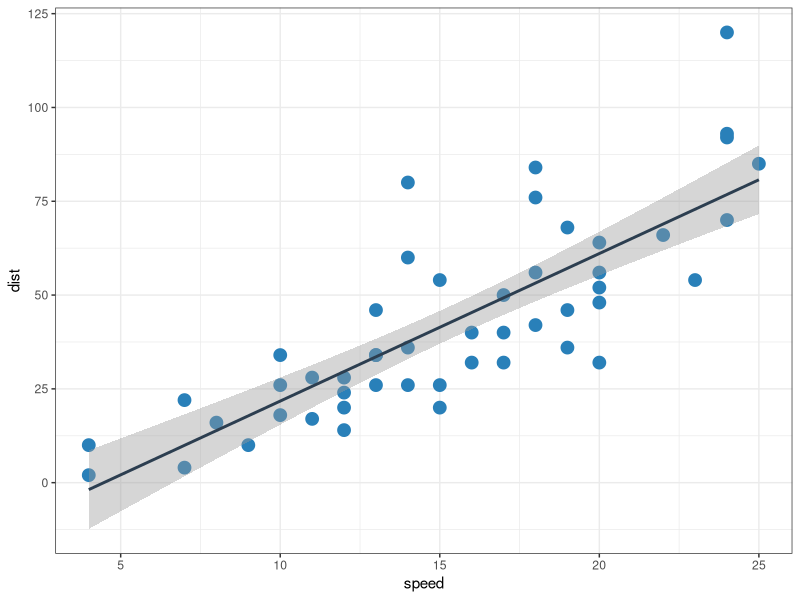
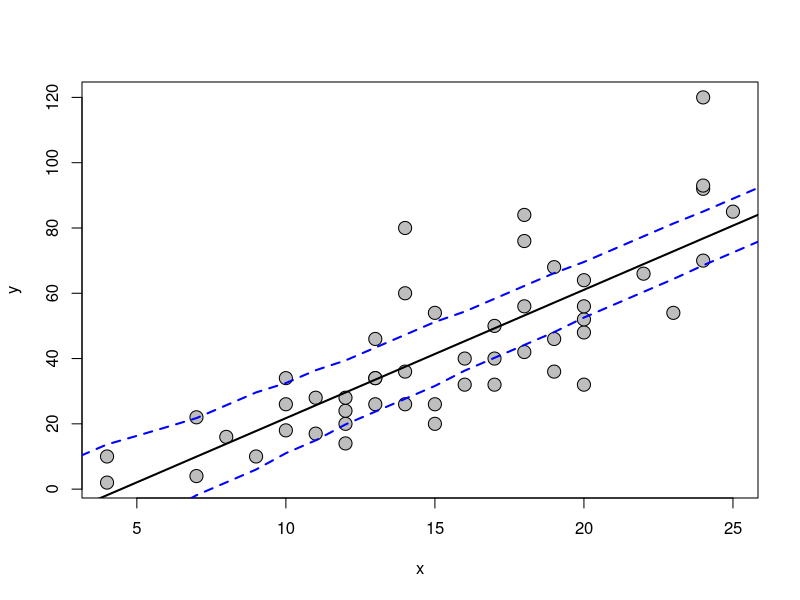

Reproduce these figures in R, in order.
# On the simple linear regression problem
# Conduct a test for H0: beta1 = 0
# Construct a confidence interval for mu(x*) = beta0 + beta1X*
# Construct a confidence interval for 
#  delta = mu(x*) - mu(x**) for some x* and x**


n <- 100
p <- 2
beta0 <- 1
beta1 <- 0
x <- rnorm(n, mean = 10, sd = 1)
epsilon <- rnorm(n, mean = 0, sd = 1)
y <- beta0 + beta1*x + epsilon

fit <- lm(y ~ x)
summary(fit)


# Cars Data:
library(ggplot2)
data("cars")

# Visualize:
ggplot(cars, aes(x=speed, y=dist)) + 
  geom_point(color='#2980B9', size = 4) + 
  geom_smooth(method=lm, color='#2C3E50') +
  theme_bw()

# Fit a linear regression model:
cars.lm <- lm(dist ~ speed, data = cars)
summary(cars.lm)

beta1.hat <- cars.lm$coefficients[2]
fitted <- cars.lm$fitted.values
R1 <- cars$dist - fitted
RSS1 <- t(R1) %*% R1                         # SSE
sigma2.hat <- RSS1/(length(cars$dist) - 2)   # MSE

xbar <- mean(cars$speed)
sum(cars$speed^2) - length(cars$dist)*(xbar)^2
#var(cars$speed)*(length(cars$dist) - 1)

alpha <- 0.05
tcrit <- qt(alpha/2, df = length(cars$dist) - 2, lower.tail = FALSE)
se <- sqrt(sigma2.hat/(sum(cars$speed^2) - length(cars$dist)*(xbar)^2))
lower <- beta1.hat - tcrit*se
upper <- beta1.hat + tcrit*se

tstat <- beta1.hat/se
print(tstat)


# Confidence Interval for beta1.hat
print(c(lower, upper))
confint(cars.lm)

# Confidence Interval around a Linear Regression Line
reg.conf.intervals <- function(x, y) {
  n <- length(y) 
  lm.model <- lm(y ~ x) 
  
  # Extract fitted coefficients from model object
  b0 <- lm.model$coefficients[1]
  b1 <- lm.model$coefficients[2]
  
  # Find SSE and MSE
  sse <- sum((y - lm.model$fitted.values)^2)
  mse <- sse / (n - 2)
  
  t.val <- qt(0.975, n - 2) # Calculate critical t-value
  
  # Fit linear model with extracted coefficients
  x_new <- 1:max(x)
  y.fit <- b1 * x_new + b0
  
  # Find the standard error of the regression line
  se <- sqrt(sum((y - y.fit)^2) / (n - 2)) * sqrt(1 / n + (x - mean(x))^2 / sum((x - mean(x))^2))
  
  # Fit a new linear model that extends past the given data points (for plotting)
  x_new2 <- 1:max(x + 100)
  y.fit2 <- b1 * x_new2 + b0
  
  # Warnings of mismatched lengths are suppressed
  slope.upper <- suppressWarnings(y.fit2 + t.val * se)
  slope.lower <- suppressWarnings(y.fit2 - t.val * se)
  
  # Collect the computed confidence bands into a data.frame and name the colums
  bands <- data.frame(cbind(slope.lower, slope.upper))
  colnames(bands) <- c('Lower Confidence Band', 'Upper Confidence Band')
  
  # Plot the fitted linear regression line and the computed confidence bands
  plot(x, y, cex = 1.75, pch = 21, bg = 'gray')
  lines(y.fit2, col = 'black', lwd = 2)
  lines(bands[1], col = 'blue', lty = 2, lwd = 2)
  lines(bands[2], col = 'blue', lty = 2, lwd = 2)
  
  return(bands)
}

conf.intervals <- reg.conf.intervals(cars$speed, cars$dist)




# What is the mean stopping distance of the cars 
# given a particular speed?

new.dat <- data.frame(speed=30)
predict(cars.lm, newdata = new.dat, interval = 'confidence')

mean.pred.intervals <- function(x, y, pred.x) {
  n <- length(y) 
  lm.model <- lm(y ~ x)              # Fit linear model
  y.fitted <- lm.model$fitted.values # Extract the fitted values of y
  
  # Coefficients of the linear model, beta0 and beta1
  b0 <- lm.model$coefficients[1]
  b1 <- lm.model$coefficients[2]
  
  # Predict y at the given value of x (argument pred.x)
  pred.y <- b1 * pred.x + b0 
  
  # Find SSE and MSE
  sse <- sum((y - y.fitted)^2)
  mse <- sse / (n - 2)
  
  # Critical value of t
  t.val <- qt(0.975, n - 2) 
  
  mean.se.fit <- (1 / n + (pred.x - mean(x))^2 / (sum((x - mean(x))^2))) # Standard error of the mean estimate
  pred.se.fit <- (1 + (1 / n) + (pred.x - mean(x))^2 / (sum((x - mean(x))^2))) # Standard error of the prediction
  
  # Mean Estimate Upper and Lower Confidence limits at 95% Confidence
  mean.conf.upper <- pred.y + t.val * sqrt(mse * mean.se.fit)
  mean.conf.lower <- pred.y - t.val * sqrt(mse * mean.se.fit)
  
  # Prediction Upper and Lower Confidence limits at 95% Confidence
  pred.conf.upper <- pred.y + t.val * sqrt(mse * pred.se.fit)
  pred.conf.lower <- pred.y - t.val * sqrt(mse * pred.se.fit)
  
  # Beta 1 Upper and Lower Confidence limits at 95% Confidence
  b1.conf.upper <- b1 + t.val * sqrt(mse) / sqrt(sum((x - mean(x))^2))
  b1.conf.lower <- b1 - t.val * sqrt(mse) / sqrt(sum((x - mean(x))^2))
  
  # Build data.frame of upper and lower limits calculated above, as well as the predicted y and beta 1 values
  upper <- data.frame(rbind(round(mean.conf.upper, 2), round(pred.conf.upper, 2), round(b1.conf.upper, 2)))
  lower <- data.frame(rbind(round(mean.conf.lower, 2), round(pred.conf.lower, 2), round(b1.conf.lower, 2)))
  fit <- data.frame(rbind(round(pred.y, 2), round(pred.y, 2), round(b1, 2)))
  
  # Collect all into data.frame and rename columns
  results <- data.frame(cbind(lower, upper, fit), row.names = c('Mean', 'Prediction', 'Coefficient'))
  colnames(results) <- c('Lower', 'Upper', 'Fit')
  
  return(results)
}

mean.pred.intervals(cars$speed, cars$dist, new.dat)
